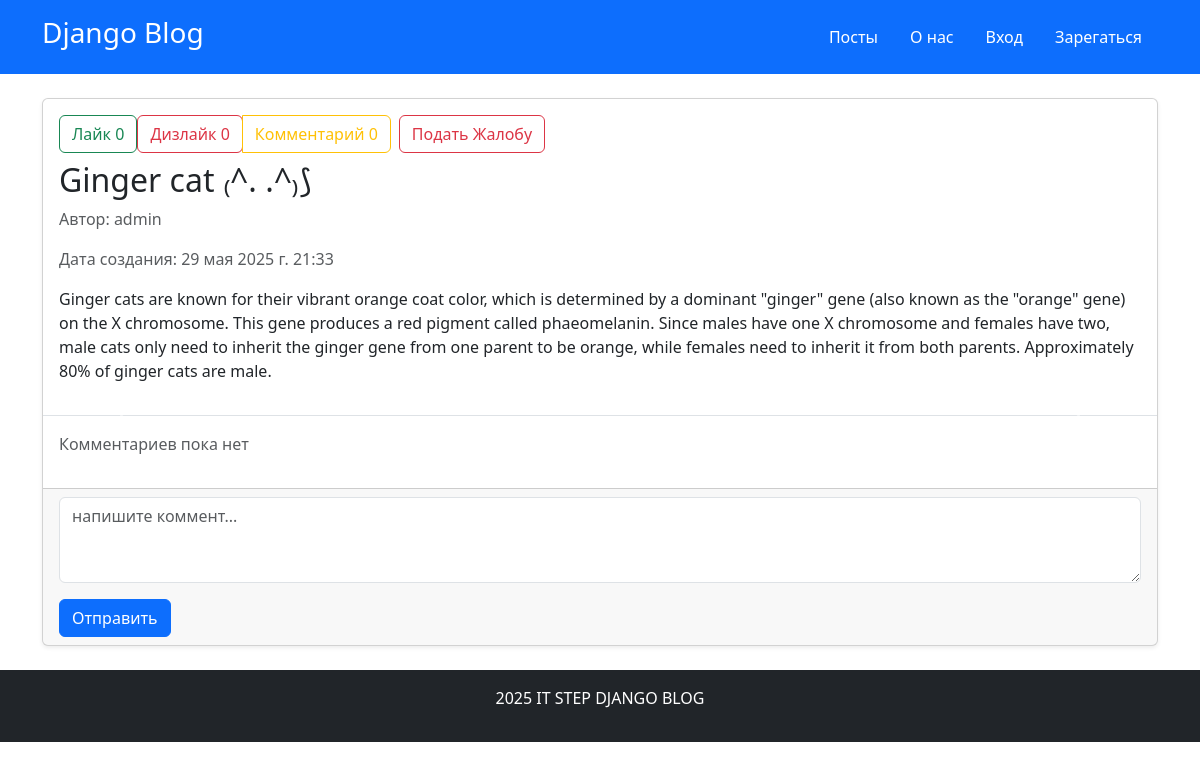
Page /posts/3 on the committed database.
### app/models.py (models this page shows, shortened)
class Post(models.Model):
    title = models.CharField(max_length=256, verbose_name="Название Поста")
    content = models.CharField(max_length=3000, verbose_name="Контент Поста")
    created_at = models.DateTimeField(auto_now_add=True, verbose_name="Дата Создания")
    author = models.ForeignKey(User, on_delete=models.CASCADE, verbose_name="Автор")
    def get_likes_count(self):
        return self.likes.count()   #likes взяли от related name
    def get_dislikes_count(self):
        return self.dislikes.count()
    def get_comments_count(self):
        return self.comments.count()
    def get_first_media(self):
        return self.media.order_by("created_at").first()
    class Meta:
        verbose_name_plural = "Посты"

### app/views.py (the view)
# urls.py: path("posts/<int:pk>", PostDetailView.as_view(), name="post-detail"), # Получение Поста
class PostDetailView(DetailView):
    model = Post
    template_name = "app/post_detail.html"
    context_object_name = "post"
    def get_context_data(self, **kwargs):
        context = super().get_context_data(**kwargs)
        context["comment_form"] = CommentForm # добавили переменную comment_form
        return context

### app/templates/app/post_detail.html (shortened to what this page needs)
{% extends 'base.html' %}
{% block main %}
<div class="container mt-4">
    <div class="card shadow-sm">
        <div class="card-body pb-0">
            <div class="d-flex justofy-content-between flex-wrap gap-2 mb-2">
                <div class="btn-group">
                    <form action="{% url 'like' post.pk %}" method="post">
                        <button type="submit" class="btn btn-outline-success">
                            Лайк {{ post.get_likes_count }}
                        </button>
                    </form>
                    <form action="{% url 'dislike' post.pk %}" method="post">
                        <button type="submit" class="btn btn-outline-danger">
                            Дизлайк {{ post.get_dislikes_count }}
                        </button>
                    </form>
                    <a href="#comment" class="btn btn-outline-warning">
                        Комментарий {{ post.get_comments_count }}
                    </a>
                </div>
                <div class="btn-group">
                    {% if user == post.author %}
                    <a href="{% url 'post-update' post.pk %}" class="btn btn-outline-primary">
                        Редактировать
                    </a>
                    <a href="{% url 'post-delete' post.pk %}" class="btn btn-outline-danger">
                        удалить
                    </a>
                    {% else %}
                    <a href="{% url 'create-report' post.pk %}" class="btn btn-outline-danger">
                        Подать Жалобу
                    </a>
                    {% endif %}
                </div>
            </div>
        </div>
        <div class="card-body pt-0">
            <h2 class="card-title">
                {{ post.title }}
            </h2>
            <p class="text-muted">
                Автор: {{ post.author.username }}
            </p>
            <p class="text-muted">
                Дата создания: {{ post.created_at }}
            </p>
            <p class="card-text">
                {{ post.content }}
            </p>
        </div>
        {% if post.media %}
            <div id="postCarousel" class="carousel slide mt-3" data-bs-ride="carousel">
                <button class="carousel-control-prev" type="button" data-bs-target="#postCarousel" data-bs-slide="prev">
                    <span class="carousel-control-prev-icon"></span>
                </button>
                <button class="carousel-control-next" type="button" data-bs-target="#postCarousel" data-bs-slide="next">
                    <span class="carousel-control-next-icon"></span>
                </button>
            </div>
        {% endif %}
        {% if post.comments.exists %}
        <div class="card-body border-top">
            <h5 class="mb-3">
                Комментарии:
            </h5>
            <ul class="list-unstyled">
                {% for comment in post.comments.all %}
                <li class="mb-3 pb-2 border-bottom">
                    <p class="mb-1">
                        <strong>{{ comment.user.username }}</strong>
                        <small class="text-muted">{{ comment.created_at }}</small>
                    </p>
                    <p class="mb-0">
                        {{ comment.body }}
                    </p>
                </li>
                {% endfor %}
            </ul>
        </div>
        {% else %}
        <div class="card-body border-top">
            <p class="text-muted">Комментариев пока нет</p>
        </div>
        {% endif %}
        <div class="card-footer" id="comment">
            <form action="{% url 'comment' post.pk %}" method="post">
                <div class="mb-3">
                    {{ comment_form.body }}
                </div>
                <button type="submit" class="btn btn-primary">Отправить</button>
            </form>
        </div>
    </div>
</div>
{% endblock main %}

### rows in the picture
Post: get_likes_count "0", get_dislikes_count "0", get_comments_count "0", title "Ginger cat ₍^. .^₎⟆", author.username "admin", created_at "29 мая 2025 г. 21:33", content "Ginger cats are known for their vibrant orange coat color, which is determined by a dominant \"ginger\" gene (also known as the \"orange\" gene) on the X chromosome. This gene produces a red pigment called phaeomelanin. Since males have one X chromosome and females have two, male cats only need to inherit the ginger gene from one parent to be orange, while females need to inherit it from both parents. Approximately 80% of ginger cats are male."
